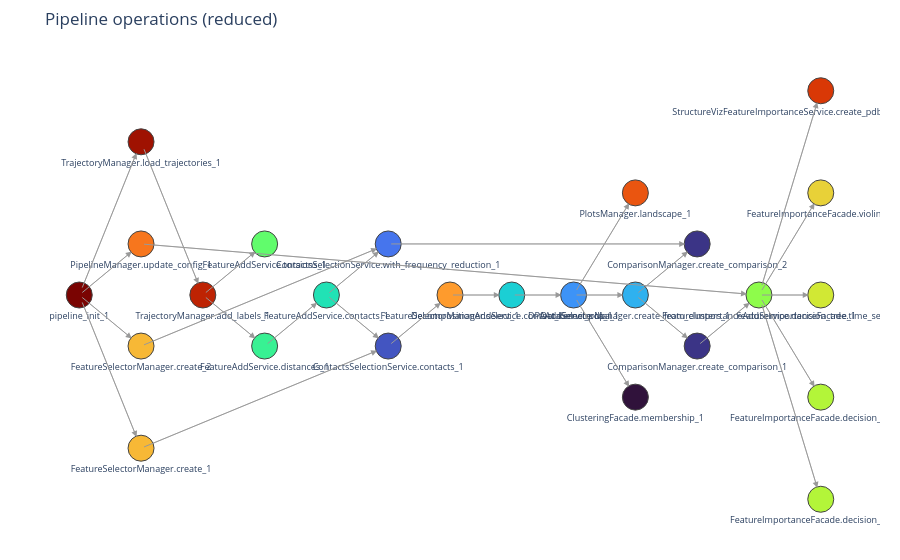

Here is the notebook cell this chart was saved with:
### Code cell
from dev_scripts.visualize_operation_graph import plot_operation_graph

plot_operation_graph(pipeline, reduce=True).show()

### Figure 1 — Plotly figure (JSON) as saved in the notebook; plotly's stock layout.template omitted (floating-point values rounded to 4 significant figures)
{"data": [{"hoverinfo": "none", "line": {"color": "#cccccc", "width": 1}, "mode": "lines", "showlegend": false, "type": "scatter", "x": [0, 1, null, 0, 1, null, 0, 1, null, 0, 1, null, 1, 2, null, 2, 3, null, 2, 3, null, 3, 4, null, 4, 5, null, 4, 5, null, 1, 5, null, 5, 6, null, 6, 7, null, 1, 5, null, 5, 10, null, 7, 8, null, 8, 9, null, 8, 9, null, 8, 9, null, 9, 10, null, 9, 10, null, 10, 11, null, 1, 11, null, 11, 12, null, 11, 12, null, 11, 12, null, 11, 12, null, 11, 12, null], "y": [0, 0.5, null, 0, 1.5, null, 0, -0.5, null, 0, -1.5, null, 1.5, 0, null, 0, -0.5, null, 0, 0.5, null, -0.5, 0, null, 0, 0.5, null, 0, -0.5, null, -1.5, -0.5, null, -0.5, 0, null, 0, 0, null, -0.5, 0.5, null, 0.5, 0.5, null, 0, 0, null, 0, 1, null, 0, -1, null, 0, 0, null, 0, 0.5, null, 0, -0.5, null, -0.5, 0, null, 0.5, 0, null, 0, -2, null, 0, -1, null, 0, 1, null, 0, 0, null, 0, 2, null]}, {"hoverinfo": "text", "hovertext": ["<b>pipeline_init_1</b><br>pipeline_init<br><br>stride: 1<br>concat: False<br>selection: None<br>use_memmap: True<br>reuse_memmap_cache: False<br>chunk_size: 1000<br>dtype: <class 'numpy.float32'><br>cache_dir: /home/maeve/Dokumente/Work/mdxplain/Repository/mdxplain/mdxplain/spec/tests/cache/cache_8c47cb4ac5184a8587402c76d3451ace_20260930_131808<br>max_memory_gb: 6.0", "<b>TrajectoryManager.load_trajectories_1</b><br>TrajectoryManager.load_trajectories<br><br>data_input: ../../../data/2RJY/<br>concat: None<br>stride: 1<br>selection: None<br>force: False", "<b>TrajectoryManager.add_labels_1</b><br>TrajectoryManager.add_labels<br><br>traj_selection: all<br>fragment_definition: None<br>fragment_type: None<br>fragment_molecule_name: None<br>consensus: False<br>aa_short: False<br>try_web_lookup: True<br>force: False<br>nomenclature_kwargs: {}", "<b>FeatureAddService.distances_1</b><br>FeatureAddService.distances<br><br>excluded_neighbors: 1<br>use_pbc: True<br>traj_selection: all<br>force: False<br>force_original: True", "<b>FeatureAddService.contacts_1</b><br>FeatureAddService.contacts<br><br>cutoff: 4.5<br>traj_selection: all<br>force: False<br>force_original: True", "<b>FeatureAddService.torsions_1</b><br>FeatureAddService.torsions<br><br>calculate_phi: True<br>calculate_psi: True<br>calculate_omega: True<br>calculate_chi: True<br>use_pbc: True<br>traj_selection: all<br>force: False<br>force_original: True", "<b>FeatureSelectorManager.create_1</b><br>FeatureSelectorManager.create<br><br>name: contacts_only", "<b>ContactsSelectionService.contacts_1</b><br>ContactsSelectionService.contacts<br><br>selector_name: contacts_only<br>selection: all<br>use_reduced: False<br>common_denominator: True<br>traj_selection: all<br>require_all_partners: False", "<b>FeatureSelectorManager.select_1</b><br>FeatureSelectorManager.select<br><br>name: contacts_only<br>reference_traj: None", "<b>FeatureSelectorManager.create_2</b><br>FeatureSelectorManager.create<br><br>name: contacts_with_frequency_reduction", "<b>ContactsSelectionService.with_frequency_reduction_1</b><br>ContactsSelectionService.with_frequency_reduction<br><br>selector_name: contacts_with_frequency_reduction<br>selection: all<br>threshold_min: 0.5<br>threshold_max: None<br>cross_trajectory: None<br>use_reduced: False<br>common_denominator: True<br>traj_selection: all<br>require_all_partners: False<br>cross_trajectory_intersection: None<br>cross_trajectory_union: None<br>cross_trajectory_pooled: None", "<b>DecompositionAddService.contact_kernel_pca_1</b><br>DecompositionAddService.contact_kernel_pca<br><br>selection_name: contacts_only<br>n_components: 4<br>gamma: scale<br>use_nystrom: False<br>n_landmarks: 2000<br>landmark_selection: kmeans<br>random_state: None<br>use_parallel: False<br>n_jobs: -1<br>min_chunk_size: 1000<br>max_blas_threads: 1<br>auto_limit_blas: True<br>offset: 0<br>decomposition_name: ContactKernelPCA<br>data_selector_name: None<br>force: False", "<b>DPAAddService.dpa_1</b><br>DPAAddService.dpa<br><br>selection_name: ContactKernelPCA<br>Z: 2.5<br>metric: euclidean<br>affinity: nearest_neighbors<br>density_algo: PAk<br>k_max: 1000<br>D_thr: 23.92812698<br>dim_algo: twoNN<br>blockAn: True<br>block_ratio: 20<br>frac: 1.0<br>halos: False<br>method: standard<br>sample_fraction: 0.1<br>knn_neighbors: 5<br>n_jobs: -1<br>max_blas_threads: 1<br>auto_limit_blas: True<br>use_decomposed: True<br>cluster_name: DPA_ContactKPC<br>data_selector_name: None<br>force: False<br>override_cache: False", "<b>ClusteringFacade.membership_1</b><br>ClusteringFacade.membership<br><br>clustering_name: DPA_ContactKPC<br>traj_selection: all<br>height_per_trajectory: 0.3<br>show_frame_numbers: True<br>show_legend: True<br>title: None<br>save_fig: False<br>filename: None<br>file_format: png<br>dpi: 300<br>title_fontsize: None<br>xlabel_fontsize: None<br>ylabel_fontsize: None<br>tick_fontsize: None<br>legend_fontsize: None", "<b>PlotsManager.landscape_1</b><br>PlotsManager.landscape<br><br>decomposition_name: ContactKernelPCA<br>dimensions: [0, 1, 2, 3]<br>clustering_name: DPA_ContactKPC<br>show_centers: True<br>energy_values: True<br>use_kde: False<br>mask_empty_bins: True<br>bins: auto<br>temperature: 310.15<br>alpha: 0.6<br>cluster_contour: True<br>cluster_contour_voronoi: False<br>data_scatter: True<br>show_clusters: all<br>tag_coloring: None<br>scatter_show_all: False<br>center_marker: X<br>center_size: 200<br>scatter_size: 1<br>background_color: True<br>class_colors: True<br>tag_densities: False<br>title: None<br>xaxis_label: None<br>yaxis_label: None<br>xlim: None<br>ylim: None<br>subplot_size: 6.0<br>save_fig: False<br>filename: None<br>file_format: png<br>dpi: 300<br>title_fontsize: None<br>xlabel_fontsize: None<br>ylabel_fontsize: None<br>tick_fontsize: None<br>legend_fontsize: None<br>contour_label_fontsize: None", "<b>DataSelectorManager.create_from_clusters_1</b><br>DataSelectorManager.create_from_clusters<br><br>group_name: cluster<br>clustering_name: DPA_ContactKPC<br>cluster_ids: None<br>noise_id: -1<br>min_cluster_size: 2<br>force: False", "<b>ComparisonManager.create_comparison_1</b><br>ComparisonManager.create_comparison<br><br>name: cluster_comparison<br>mode: one_vs_rest<br>feature_selector: contacts_only<br>data_selectors: None<br>data_selector_groups: cluster", "<b>ComparisonManager.create_comparison_2</b><br>ComparisonManager.create_comparison<br><br>name: cluster_comparison2<br>mode: one_vs_rest<br>feature_selector: contacts_with_frequency_reduction<br>data_selectors: None<br>data_selector_groups: cluster", "<b>PipelineManager.update_config_1</b><br>PipelineManager.update_config<br><br>chunk_size: 1500<br>cache_dir: None<br>use_memmap: None", "<b>FeatureImportanceAddService.decision_tree_1</b><br>FeatureImportanceAddService.decision_tree<br><br>comparison_name: cluster_comparison<br>analysis_name: feature_importance<br>criterion: gini<br>splitter: best<br>max_depth: 3<br>min_samples_split: 2<br>min_samples_leaf: 1<br>min_weight_fraction_leaf: 0.0<br>max_features: None<br>random_state: None<br>max_leaf_nodes: None<br>min_impurity_decrease: 0.0<br>class_weight: None<br>ccp_alpha: 0.0<br>max_samples: None<br>force: False", "<b>FeatureImportanceFacade.decision_trees_1</b><br>FeatureImportanceFacade.decision_trees<br><br>feature_importance_name: feature_importance<br>max_depth_display: None<br>max_cols: 2<br>subplot_width: 10.0<br>subplot_height: 8.0<br>title: None<br>save_fig: False<br>filename: None<br>file_format: png<br>dpi: 300<br>render: True<br>separate_trees: auto<br>width_scale_factor: 1.0<br>height_scale_factor: 1.0<br>short_labels: None<br>short_naming: None<br>short_layout: False<br>short_edge_labels: None<br>wrap_length: 40<br>hide_node_frames: None<br>show_edge_symbols: None<br>hide_feature_type_prefix: None<br>hide_path: None<br>edge_symbol_fontsize: None", "<b>FeatureImportanceFacade.decision_trees_2</b><br>FeatureImportanceFacade.decision_trees<br><br>feature_importance_name: feature_importance<br>max_depth_display: None<br>max_cols: 2<br>subplot_width: 10.0<br>subplot_height: 8.0<br>title: None<br>save_fig: False<br>filename: None<br>file_format: png<br>dpi: 300<br>render: True<br>separate_trees: auto<br>width_scale_factor: 1.0<br>height_scale_factor: 1.0<br>short_labels: None<br>short_naming: None<br>short_layout: False<br>short_edge_labels: None<br>wrap_length: 40<br>hide_node_frames: None<br>show_edge_symbols: None<br>hide_feature_type_prefix: None<br>hide_path: None<br>edge_symbol_fontsize: None", "<b>FeatureImportanceFacade.violins_1</b><br>FeatureImportanceFacade.violins<br><br>feature_importance_name: feature_importance<br>n_top: 10<br>contact_transformation: True<br>max_cols: 4<br>long_labels: False<br>contact_threshold: 4.5<br>title: None<br>legend_title: None<br>legend_labels: None<br>save_fig: False<br>filename: None<br>file_format: png<br>dpi: 300<br>title_fontsize: None<br>subplot_title_fontsize: None<br>ylabel_fontsize: None<br>tick_fontsize: None<br>legend_fontsize: None<br>legend_title_fontsize: None", "<b>FeatureImportanceFacade.time_series_1</b><br>FeatureImportanceFacade.time_series<br><br>feature_importance_name: feature_importance<br>n_top: 5<br>traj_selection: all<br>use_time: True<br>tags_for_coloring: None<br>allow_multi_tag_plotting: False<br>clustering_name: DPA_ContactKPC<br>membership_per_feature: True<br>membership_traj_selection: all<br>contact_transformation: True<br>max_cols: 2<br>long_labels: False<br>subplot_height: 2.5<br>membership_bar_height: None<br>show_legend: True<br>contact_threshold: 4.5<br>title: None<br>save_fig: False<br>filename: None<br>file_format: png<br>dpi: 300<br>smoothing: True<br>smoothing_method: savitzky<br>smoothing_window: 51<br>smoothing_polyorder: 3<br>show_unsmoothed_background: True<br>title_fontsize: None<br>subplot_title_fontsize: None<br>xlabel_fontsize: None<br>ylabel_fontsize: None<br>tick_fontsize: None<br>legend_fontsize: None<br>legend_title_fontsize: None<br>discrete_plot_style: step<br>discrete_layout: auto<br>discrete_offset_span: 0.28<br>discrete_auto_offset_threshold: 15<br>thickness: 1.0<br>colors: None<br>vertical_markers: None<br>vertical_marker_labels: None<br>vertical_marker_label_colors: None<br>vertical_marker_mode: auto", "<b>StructureVizFeatureImportanceService.create_pdb_with_beta_factors_1</b><br>StructureVizFeatureImportanceService.create_pdb_with_beta_factors<br><br>structure_viz_name: structure_viz<br>feature_importance_name: feature_importance<br>n_top: 10<br>representative_mode: best<br>output_dir: None"], "marker": {"color": [21, 20, 19, 8, 7, 9, 14, 2, 15, 14, 3, 6, 4, 0, 17, 5, 1, 1, 16, 10, 11, 11, 13, 12, 18], "colorscale": [[0, "#30123b"], [0.07143, "#4145ab"], [0.1429, "#4675ed"], [0.2143, "#39a2fc"], [0.2857, "#1bcfd4"], [0.3571, "#24eca6"], [0.4286, "#61fc6c"], [0.5, "#a4fc3b"], [0.5714, "#d1e834"], [0.6429, "#f3c63a"], [0.7143, "#fe9b2d"], [0.7857, "#f36315"], [0.8571, "#d93806"], [0.9286, "#b11901"], [1, "#7a0402"]], "line": {"color": "#444444", "width": 1}, "size": 26}, "mode": "markers+text", "showlegend": false, "text": ["pipeline_init_1", "TrajectoryManager.load_trajectories_1", "TrajectoryManager.add_labels_1", "FeatureAddService.distances_1", "FeatureAddService.contacts_1", "FeatureAddService.torsions_1", "FeatureSelectorManager.create_1", "ContactsSelectionService.contacts_1", "FeatureSelectorManager.select_1", "FeatureSelectorManager.create_2", "ContactsSelectionService.with_frequency_reduction_1", "DecompositionAddService.contact_kernel_pca_1", "DPAAddService.dpa_1", "ClusteringFacade.membership_1", "PlotsManager.landscape_1", "DataSelectorManager.create_from_clusters_1", "ComparisonManager.create_comparison_1", "ComparisonManager.create_comparison_2", "PipelineManager.update_config_1", "FeatureImportanceAddService.decision_tree_1", "FeatureImportanceFacade.decision_trees_1", "FeatureImportanceFacade.decision_trees_2", "FeatureImportanceFacade.violins_1", "FeatureImportanceFacade.time_series_1", "StructureVizFeatureImportanceService.create_pdb_with_beta_factors_1"], "textfont": {"size": 9}, "textposition": "bottom center", "type": "scatter", "x": [0, 1, 2, 3, 4, 3, 1, 5, 6, 1, 5, 7, 8, 9, 9, 9, 10, 10, 1, 11, 12, 12, 12, 12, 12], "y": [0, 1.5, 0, -0.5, 0, 0.5, -1.5, -0.5, 0, -0.5, 0.5, 0, 0, -1, 1, 0, -0.5, 0.5, 0.5, 0, -2, -1, 1, 0, 2]}], "layout": {"annotations": [{"arrowcolor": "#999999", "arrowhead": 2, "arrowsize": 1.2, "arrowwidth": 1, "ax": 0, "axref": "x", "ay": 0, "ayref": "y", "showarrow": true, "standoff": 12, "x": 1, "xref": "x", "y": 0.5, "yref": "y"}, {"arrowcolor": "#999999", "arrowhead": 2, "arrowsize": 1.2, "arrowwidth": 1, "ax": 0, "axref": "x", "ay": 0, "ayref": "y", "showarrow": true, "standoff": 12, "x": 1, "xref": "x", "y": 1.5, "yref": "y"}, {"arrowcolor": "#999999", "arrowhead": 2, "arrowsize": 1.2, "arrowwidth": 1, "ax": 0, "axref": "x", "ay": 0, "ayref": "y", "showarrow": true, "standoff": 12, "x": 1, "xref": "x", "y": -0.5, "yref": "y"}, {"arrowcolor": "#999999", "arrowhead": 2, "arrowsize": 1.2, "arrowwidth": 1, "ax": 0, "axref": "x", "ay": 0, "ayref": "y", "showarrow": true, "standoff": 12, "x": 1, "xref": "x", "y": -1.5, "yref": "y"}, {"arrowcolor": "#999999", "arrowhead": 2, "arrowsize": 1.2, "arrowwidth": 1, "ax": 1, "axref": "x", "ay": 1.5, "ayref": "y", "showarrow": true, "standoff": 12, "x": 2, "xref": "x", "y": 0, "yref": "y"}, {"arrowcolor": "#999999", "arrowhead": 2, "arrowsize": 1.2, "arrowwidth": 1, "ax": 2, "axref": "x", "ay": 0, "ayref": "y", "showarrow": true, "standoff": 12, "x": 3, "xref": "x", "y": -0.5, "yref": "y"}, {"arrowcolor": "#999999", "arrowhead": 2, "arrowsize": 1.2, "arrowwidth": 1, "ax": 2, "axref": "x", "ay": 0, "ayref": "y", "showarrow": true, "standoff": 12, "x": 3, "xref": "x", "y": 0.5, "yref": "y"}, {"arrowcolor": "#999999", "arrowhead": 2, "arrowsize": 1.2, "arrowwidth": 1, "ax": 3, "axref": "x", "ay": -0.5, "ayref": "y", "showarrow": true, "standoff": 12, "x": 4, "xref": "x", "y": 0, "yref": "y"}, {"arrowcolor": "#999999", "arrowhead": 2, "arrowsize": 1.2, "arrowwidth": 1, "ax": 4, "axref": "x", "ay": 0, "ayref": "y", "showarrow": true, "standoff": 12, "x": 5, "xref": "x", "y": 0.5, "yref": "y"}, {"arrowcolor": "#999999", "arrowhead": 2, "arrowsize": 1.2, "arrowwidth": 1, "ax": 4, "axref": "x", "ay": 0, "ayref": "y", "showarrow": true, "standoff": 12, "x": 5, "xref": "x", "y": -0.5, "yref": "y"}, {"arrowcolor": "#999999", "arrowhead": 2, "arrowsize": 1.2, "arrowwidth": 1, "ax": 1, "axref": "x", "ay": -1.5, "ayref": "y", "showarrow": true, "standoff": 12, "x": 5, "xref": "x", "y": -0.5, "yref": "y"}, {"arrowcolor": "#999999", "arrowhead": 2, "arrowsize": 1.2, "arrowwidth": 1, "ax": 5, "axref": "x", "ay": -0.5, "ayref": "y", "showarrow": true, "standoff": 12, "x": 6, "xref": "x", "y": 0, "yref": "y"}, {"arrowcolor": "#999999", "arrowhead": 2, "arrowsize": 1.2, "arrowwidth": 1, "ax": 6, "axref": "x", "ay": 0, "ayref": "y", "showarrow": true, "standoff": 12, "x": 7, "xref": "x", "y": 0, "yref": "y"}, {"arrowcolor": "#999999", "arrowhead": 2, "arrowsize": 1.2, "arrowwidth": 1, "ax": 1, "axref": "x", "ay": -0.5, "ayref": "y", "showarrow": true, "standoff": 12, "x": 5, "xref": "x", "y": 0.5, "yref": "y"}, {"arrowcolor": "#999999", "arrowhead": 2, "arrowsize": 1.2, "arrowwidth": 1, "ax": 5, "axref": "x", "ay": 0.5, "ayref": "y", "showarrow": true, "standoff": 12, "x": 10, "xref": "x", "y": 0.5, "yref": "y"}, {"arrowcolor": "#999999", "arrowhead": 2, "arrowsize": 1.2, "arrowwidth": 1, "ax": 7, "axref": "x", "ay": 0, "ayref": "y", "showarrow": true, "standoff": 12, "x": 8, "xref": "x", "y": 0, "yref": "y"}, {"arrowcolor": "#999999", "arrowhead": 2, "arrowsize": 1.2, "arrowwidth": 1, "ax": 8, "axref": "x", "ay": 0, "ayref": "y", "showarrow": true, "standoff": 12, "x": 9, "xref": "x", "y": 1, "yref": "y"}, {"arrowcolor": "#999999", "arrowhead": 2, "arrowsize": 1.2, "arrowwidth": 1, "ax": 8, "axref": "x", "ay": 0, "ayref": "y", "showarrow": true, "standoff": 12, "x": 9, "xref": "x", "y": -1, "yref": "y"}, {"arrowcolor": "#999999", "arrowhead": 2, "arrowsize": 1.2, "arrowwidth": 1, "ax": 8, "axref": "x", "ay": 0, "ayref": "y", "showarrow": true, "standoff": 12, "x": 9, "xref": "x", "y": 0, "yref": "y"}, {"arrowcolor": "#999999", "arrowhead": 2, "arrowsize": 1.2, "arrowwidth": 1, "ax": 9, "axref": "x", "ay": 0, "ayref": "y", "showarrow": true, "standoff": 12, "x": 10, "xref": "x", "y": 0.5, "yref": "y"}, {"arrowcolor": "#999999", "arrowhead": 2, "arrowsize": 1.2, "arrowwidth": 1, "ax": 9, "axref": "x", "ay": 0, "ayref": "y", "showarrow": true, "standoff": 12, "x": 10, "xref": "x", "y": -0.5, "yref": "y"}, {"arrowcolor": "#999999", "arrowhead": 2, "arrowsize": 1.2, "arrowwidth": 1, "ax": 10, "axref": "x", "ay": -0.5, "ayref": "y", "showarrow": true, "standoff": 12, "x": 11, "xref": "x", "y": 0, "yref": "y"}, {"arrowcolor": "#999999", "arrowhead": 2, "arrowsize": 1.2, "arrowwidth": 1, "ax": 1, "axref": "x", "ay": 0.5, "ayref": "y", "showarrow": true, "standoff": 12, "x": 11, "xref": "x", "y": 0, "yref": "y"}, {"arrowcolor": "#999999", "arrowhead": 2, "arrowsize": 1.2, "arrowwidth": 1, "ax": 11, "axref": "x", "ay": 0, "ayref": "y", "showarrow": true, "standoff": 12, "x": 12, "xref": "x", "y": -2, "yref": "y"}, {"arrowcolor": "#999999", "arrowhead": 2, "arrowsize": 1.2, "arrowwidth": 1, "ax": 11, "axref": "x", "ay": 0, "ayref": "y", "showarrow": true, "standoff": 12, "x": 12, "xref": "x", "y": -1, "yref": "y"}, {"arrowcolor": "#999999", "arrowhead": 2, "arrowsize": 1.2, "arrowwidth": 1, "ax": 11, "axref": "x", "ay": 0, "ayref": "y", "showarrow": true, "standoff": 12, "x": 12, "xref": "x", "y": 1, "yref": "y"}, {"arrowcolor": "#999999", "arrowhead": 2, "arrowsize": 1.2, "arrowwidth": 1, "ax": 11, "axref": "x", "ay": 0, "ayref": "y", "showarrow": true, "standoff": 12, "x": 12, "xref": "x", "y": 0, "yref": "y"}, {"arrowcolor": "#999999", "arrowhead": 2, "arrowsize": 1.2, "arrowwidth": 1, "ax": 11, "axref": "x", "ay": 0, "ayref": "y", "showarrow": true, "standoff": 12, "x": 12, "xref": "x", "y": 2, "yref": "y"}], "hovermode": "closest", "margin": {"b": 20, "l": 20, "r": 20, "t": 50}, "plot_bgcolor": "white", "title": {"text": "Pipeline operations (reduced)"}, "xaxis": {"showgrid": false, "showticklabels": false, "zeroline": false}, "yaxis": {"showgrid": false, "showticklabels": false, "zeroline": false}}}
